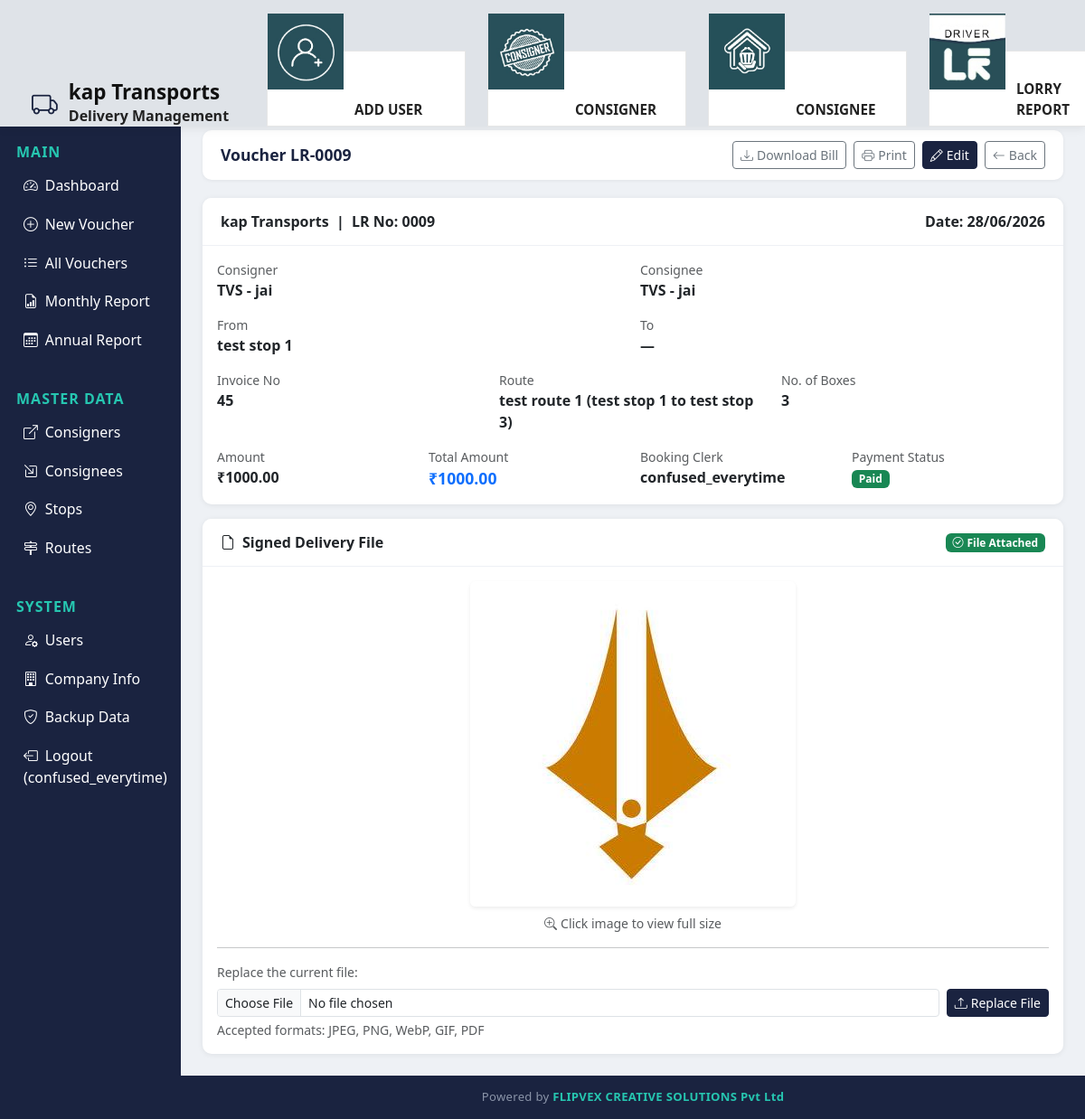
/vouchers/9/ (signed in), run on the app's committed database.
### transport/models.py (models this page shows, shortened)
class CompanyProfile(models.Model):
    name = models.CharField(max_length=200, default='TRANSPORTS COMPANY_name here')
    address_line_1 = models.CharField(max_length=200, default='Address_line1_here')
    address_line_2 = models.CharField(max_length=200, default='Address_line 2_here')
    gst_no = models.CharField(max_length=30, default='gst_number_here')
    mobile_1 = models.CharField(max_length=20, default='mobile_no_1 here')
    mobile_2 = models.CharField(max_length=20, blank=True, default='mobile_number_2 here')
    class Meta:
        verbose_name = 'Company Profile'
        verbose_name_plural = 'Company Profile'
    @classmethod
    def load(cls):
        obj, _ = cls.objects.get_or_create(pk=1)
        return obj

class DeliveryVoucher(models.Model):
    lr_no = models.CharField(max_length=20, unique=True, editable=False)
    date = models.DateField(default=timezone.now)
    booking_clerk = models.ForeignKey(User, on_delete=models.PROTECT, editable=False)
    consigner = models.ForeignKey(Party, on_delete=models.PROTECT, related_name='consigner_vouchers')
    consignee = models.ForeignKey(Party, on_delete=models.PROTECT, related_name='consignee_vouchers')
    from_stop = models.ForeignKey(Stop, on_delete=models.PROTECT, related_name='departures', null=True, blank=True)
    to_stop = models.ForeignKey(Stop, on_delete=models.PROTECT, related_name='arrivals', null=True, blank=True)
    route = models.ForeignKey(Route, on_delete=models.PROTECT)
    invoice_no = models.CharField(max_length=50)
    no_of_boxes = models.PositiveIntegerField()
    amount = models.DecimalField(max_digits=10, decimal_places=2)
    auto_charge = models.DecimalField(max_digits=10, decimal_places=2, default=0, blank=True)
    extra_charge = models.DecimalField(max_digits=10, decimal_places=2, default=0, blank=True)
    bill_amount = models.DecimalField(max_digits=10, decimal_places=2, null=True, blank=True)
    delivery_at = models.CharField(max_length=200, blank=True)
    no_of_articles = models.PositiveIntegerField(null=True, blank=True)
    approx_weight_kg = models.DecimalField(max_digits=8, decimal_places=2, null=True, blank=True)
    service_tax = models.DecimalField(max_digits=8, decimal_places=2, null=True, blank=True)
    to_pay = models.BooleanField(default=True, help_text="True = To Pay, False = Paid")
    declared_value = models.DecimalField(max_digits=12, decimal_places=2, null=True, blank=True)
    remarks = models.TextField(blank=True)
    signed_image = models.FileField(upload_to='signed_vouchers/', blank=True, null=True, help_text="Upload signed delivery voucher image or PDF")
    created_at = models.DateTimeField(auto_now_add=True)
    updated_at = models.DateTimeField(auto_now=True)
    class Meta:
        ordering = ['-date', '-id']
    @property
    def total_amount(self):
        return (self.amount or Decimal('0')) + (self.auto_charge or Decimal('0')) + (self.extra_charge or Decimal('0'))

class Party(models.Model):
    CONSIGNER = 'consigner'
    CONSIGNEE = 'consignee'
    BOTH = 'both'
    ROLE_CHOICES = [
        (CONSIGNER, 'Consigner'),
        (CONSIGNEE, 'Consignee'),
        (BOTH, 'Consigner & Consignee'),
    ]
    name = models.CharField(max_length=200)
    role = models.CharField(max_length=20, choices=ROLE_CHOICES, default=BOTH)
    city = models.CharField(max_length=100, blank=True)
    phone = models.CharField(max_length=20, blank=True)
    address = models.TextField(blank=True)
    gst_no = models.CharField(max_length=20, blank=True)
    active = models.BooleanField(default=True)
    created_at = models.DateTimeField(auto_now_add=True)
    class Meta:
        verbose_name_plural = "Parties"
        ordering = ['name']
    def __str__(self):
        if self.city:
            return f"{self.name} - {self.city}"
        return self.name

class Stop(models.Model):
    name = models.CharField(max_length=200, unique=True)
    active = models.BooleanField(default=True)
    created_at = models.DateTimeField(auto_now_add=True)
    class Meta:
        ordering = ['name']
    def __str__(self):
        return self.name

class Route(models.Model):
    name = models.CharField(max_length=200)
    from_stop = models.ForeignKey(Stop, on_delete=models.PROTECT, related_name='routes_from', null=True, blank=True)
    to_stop = models.ForeignKey(Stop, on_delete=models.PROTECT, related_name='routes_to', null=True, blank=True)
    stops = models.ManyToManyField(Stop, related_name='routes', blank=True)
    active = models.BooleanField(default=True)
    created_at = models.DateTimeField(auto_now_add=True)
    class Meta:
        ordering = ['name']
    def __str__(self):
        if self.from_stop_id and self.to_stop_id:
            return f"{self.name} ({self.from_stop} to {self.to_stop})"
        return self.name

### transport/views.py (the view)
# urls.py: path('vouchers/<int:pk>/', views.voucher_detail, name='voucher_detail'),
@login_required
def voucher_detail(request, pk):
    voucher = get_object_or_404(DeliveryVoucher, pk=pk)
    return render(request, 'transport/voucher_detail.html', {'voucher': voucher, 'company': CompanyProfile.load()})

### templates/transport/voucher_detail.html (shortened to what this page needs)
{% extends 'transport/base.html' %}
{% block content %}
<div class="topbar no-print">
  <h5 class="page-title">Voucher LR-{{ voucher.lr_no }}</h5>
  <div class="d-flex gap-2">
    <a href="{% url 'voucher_bill_download' voucher.pk %}" class="btn btn-outline-secondary btn-sm"><i class="bi bi-download me-1"></i>Download Bill</a>
    <button onclick="window.print()" class="btn btn-outline-secondary btn-sm"><i class="bi bi-printer me-1"></i>Print</button>
    <a href="{% url 'voucher_edit' voucher.pk %}" class="btn btn-primary btn-sm no-print"><i class="bi bi-pencil me-1"></i>Edit</a>
    <a href="{% url 'voucher_list' %}" class="btn btn-outline-secondary btn-sm no-print"><i class="bi bi-arrow-left me-1"></i>Back</a>
  </div>
</div>
<div class="card">
  <div class="card-header">
    <div class="d-flex justify-content-between">
      <span><strong>{{company.name}}</strong> &nbsp;|&nbsp; LR No: <strong>{{ voucher.lr_no }}</strong></span>
      <span>Date: <strong>{{ voucher.date|date:"d/m/Y" }}</strong></span>
    </div>
  </div>
  <div class="card-body">
    <div class="row g-3">
      <div class="col-md-6">
        <p class="text-muted small mb-0">Consigner</p>
        <p class="fw-bold mb-0">{{ voucher.consigner }}</p>
      </div>
      <div class="col-md-6">
        <p class="text-muted small mb-0">Consignee</p>
        <p class="fw-bold mb-0">{{ voucher.consignee }}</p>
      </div>
      <div class="col-md-6">
        <p class="text-muted small mb-0">From</p>
        <p class="fw-bold mb-0">{{ voucher.from_stop|default:"—" }}</p>
      </div>
      <div class="col-md-6">
        <p class="text-muted small mb-0">To</p>
        <p class="fw-bold mb-0">{{ voucher.to_stop|default:"—" }}</p>
      </div>
      <div class="col-md-4">
        <p class="text-muted small mb-0">Invoice No</p>
        <p class="fw-bold mb-0">{{ voucher.invoice_no }}</p>
      </div>
      <div class="col-md-4">
        <p class="text-muted small mb-0">Route</p>
        <p class="fw-bold mb-0">{{ voucher.route }}</p>
      </div>
      <div class="col-md-3">
        <p class="text-muted small mb-0">No. of Boxes</p>
        <p class="fw-bold mb-0">{{ voucher.no_of_boxes }}</p>
      </div>
      <div class="col-md-3">
        <p class="text-muted small mb-0">Amount</p>
        <p class="fw-bold mb-0">&#8377;{{ voucher.amount }}</p>
      </div>
      <div class="col-md-3">
        <p class="text-muted small mb-0">Total Amount</p>
        <p class="fw-bold mb-0 text-primary" style="font-size:1.1em;">&#8377;{{ voucher.total_amount }}</p>
      </div>
      <div class="col-md-3">
        <p class="text-muted small mb-0">Booking Clerk</p>
        <p class="fw-bold mb-0">{{ voucher.booking_clerk.get_full_name|default:voucher.booking_clerk.username }}</p>
      </div>
      <div class="col-md-3"><p class="text-muted small mb-0">Payment Status</p><p class="fw-bold mb-0">{% if voucher.to_pay %}<span class="badge bg-warning text-dark">To Pay</span>{% else %}<span class="badge bg-success">Paid</span>{% endif %}</p></div>
    </div>
  </div>
</div>
<div class="card mt-3">
  <div class="card-header d-flex justify-content-between align-items-center">
    <span><i class="bi bi-file-earmark me-2"></i><strong>Signed Delivery File</strong></span>
    {% if voucher.signed_image %}
    <span class="badge bg-success"><i class="bi bi-check-circle me-1"></i>File Attached</span>
    {% else %}
    <span class="badge bg-secondary"><i class="bi bi-x-circle me-1"></i>No File</span>
    {% endif %}
  </div>
  <div class="card-body">
    {% if voucher.signed_image %}
    <div class="text-center mb-3">
      {% if voucher.signed_image.name|lower|slice:"-4:" == ".pdf" %}
        <a href="{{ voucher.signed_image.url }}" target="_blank" class="btn btn-outline-primary">
          <i class="bi bi-file-pdf me-2" style="font-size:2rem;"></i><br>View Signed PDF
        </a>
      {% else %}
        <a href="{{ voucher.signed_image.url }}" target="_blank" title="Click to view full size">
          <img src="{{ voucher.signed_image.url }}" alt="Signed delivery voucher" class="img-fluid rounded shadow-sm" style="max-height: 400px; cursor: zoom-in;">
        </a>
        <p class="text-muted small mt-2"><i class="bi bi-zoom-in me-1"></i>Click image to view full size</p>
      {% endif %}
    </div>
    <hr>
    <p class="text-muted small mb-2">Replace the current file:</p>
    {% endif %}
    <form method="post" action="{% url 'voucher_upload_image' voucher.pk %}" enctype="multipart/form-data" class="no-print">
      <div class="d-flex gap-2 align-items-center">
        <input type="file" name="signed_image" class="form-control form-control-sm" accept="image/jpeg,image/png,image/webp,image/gif,application/pdf" required id="id_signed_image_input">
        <button type="submit" class="btn btn-primary btn-sm text-nowrap">
          <i class="bi bi-upload me-1"></i>{% if voucher.signed_image %}Replace{% else %}Upload{% endif %} File
        </button>
      </div>
      <p class="text-muted small mt-1 mb-0">Accepted formats: JPEG, PNG, WebP, GIF, PDF</p>
    </form>
  </div>
</div>
{% endblock %}

### templates/transport/base.html (shortened to what this page needs)
{% load static %}
<!DOCTYPE html>
<html lang="en">
<head>
<link href="https://cdn.jsdelivr.net/npm/bootstrap@5.3.0/dist/css/bootstrap.min.css" rel="stylesheet">
<link href="https://cdn.jsdelivr.net/npm/bootstrap-icons@1.11.0/font/bootstrap-icons.css" rel="stylesheet">
</head>
<body>
{% if user.is_authenticated %}
<div class="top-header">
  <div class="brand-section">
    <i class="bi bi-truck brand-icon"></i>
    <div>
      <h5>{{company.name}}</h5>
      <small>Delivery Management</small>
    </div>
  </div>
  <div class="icon-cards">
    {% if user.is_staff %}
    <a href="{% url 'user_add' %}" class="icon-card {% if 'user' in request.resolver_match.url_name %}icon-active{% endif %}">
      <img src="{% static 'images/add_user.jpeg' %}" alt="Consigner">
      <span class="icon-label">Add User</span>
    </a>
    {% endif %}
    <a href="{% url 'consigner_list' %}" class="icon-card {% if 'consigner' in request.resolver_match.url_name %}icon-active{% endif %}">
      <img src="{% static 'images/consigners.jpeg' %}" alt="Consigner">
      <span class="icon-label">Consigner</span>
    </a>
    <a href="{% url 'consignee_list' %}" class="icon-card {% if 'consignee' in request.resolver_match.url_name %}icon-active{% endif %}">
      <img src="{% static 'images/dashboard.jpeg' %}" alt="Consignee">
      <span class="icon-label">Consignee</span>
    </a>
    <a href="{% url 'monthly_report' %}" class="icon-card {% if 'route' in request.resolver_match.url_name %}icon-active{% endif %}">
      <img src="{% static 'images/routes.jpeg' %}" alt="Routes">
      <span class="icon-label">Lorry Report</span>
    </a>
  </div>
</div>
<div class="sidebar">
  <div class="section-label">Main</div>
  <a href="{% url 'dashboard' %}" class="nav-link {% if request.resolver_match.url_name == 'dashboard' %}active{% endif %}"><i class="bi bi-speedometer2 me-2"></i>Dashboard</a>
  <a href="{% url 'voucher_add' %}" class="nav-link {% if request.resolver_match.url_name == 'voucher_add' %}active{% endif %}"><i class="bi bi-plus-circle me-2"></i>New Voucher</a>
  <a href="{% url 'voucher_list' %}" class="nav-link {% if request.resolver_match.url_name == 'voucher_list' %}active{% endif %}"><i class="bi bi-list-ul me-2"></i>All Vouchers</a>
  <a href="{% url 'monthly_report' %}" class="nav-link {% if request.resolver_match.url_name == 'monthly_report' %}active{% endif %}"><i class="bi bi-file-earmark-bar-graph me-2"></i>Monthly Report</a>
  <a href="{% url 'annual_report' %}" class="nav-link {% if request.resolver_match.url_name == 'annual_report' %}active{% endif %}"><i class="bi bi-calendar3 me-2"></i>Annual Report</a>
  <div class="section-label">Master Data</div>
  <a href="{% url 'consigner_list' %}" class="nav-link {% if 'consigner' in request.resolver_match.url_name %}active{% endif %}"><i class="bi bi-box-arrow-up-right me-2"></i>Consigners</a>
  <a href="{% url 'consignee_list' %}" class="nav-link {% if 'consignee' in request.resolver_match.url_name %}active{% endif %}"><i class="bi bi-box-arrow-in-down-right me-2"></i>Consignees</a>
  <a href="{% url 'stop_list' %}" class="nav-link {% if 'stop' in request.resolver_match.url_name %}active{% endif %}"><i class="bi bi-geo-alt me-2"></i>Stops</a>
  <a href="{% url 'route_list' %}" class="nav-link {% if 'route' in request.resolver_match.url_name %}active{% endif %}"><i class="bi bi-signpost-2 me-2"></i>Routes</a>
  <div class="section-label">System</div>
  {% if user.is_staff %}
  <a href="{% url 'user_list' %}" class="nav-link {% if 'user' in request.resolver_match.url_name %}active{% endif %}"><i class="bi bi-person-gear me-2"></i>Users</a>
  <a href="{% url 'company_about' %}" class="nav-link {% if request.resolver_match.url_name == 'company_about' %}active{% endif %}"><i class="bi bi-building me-2"></i>Company Info</a>
  {% endif %}
  <a href="{% url 'backup_db' %}" class="nav-link"><i class="bi bi-shield-check me-2"></i>Backup Data</a>
  <a href="{% url 'logout' %}" class="nav-link"><i class="bi bi-box-arrow-left me-2"></i>Logout ({{ user.username }})</a>
</div>
{% endif %}
<div class="{% if user.is_authenticated %}main-content{% else %}container mt-5{% endif %}">
{% block content %}{% endblock %}
</div>
{% if user.is_authenticated %}
<footer class="site-footer">
  Powered by <span>FLIPVEX CREATIVE SOLUTIONS Pvt Ltd</span>
</footer>
{% endif %}
</body>
</html>

### data on the page
CompanyProfile: name "kap Transports"
DeliveryVoucher: lr_no "0009", date "28/06/2026", consigner "TVS - jai", consignee "TVS - jai", from_stop "test stop 1", to_stop "—", invoice_no "45", route "test route 1 (test stop 1 to test stop 3)", no_of_boxes "3", amount "1000.00", total_amount "1000.00", booking_clerk.get_full_name "confused_everytime", signed_image (picture)

### other printed values
{{ user.username }} "confused_everytime"
